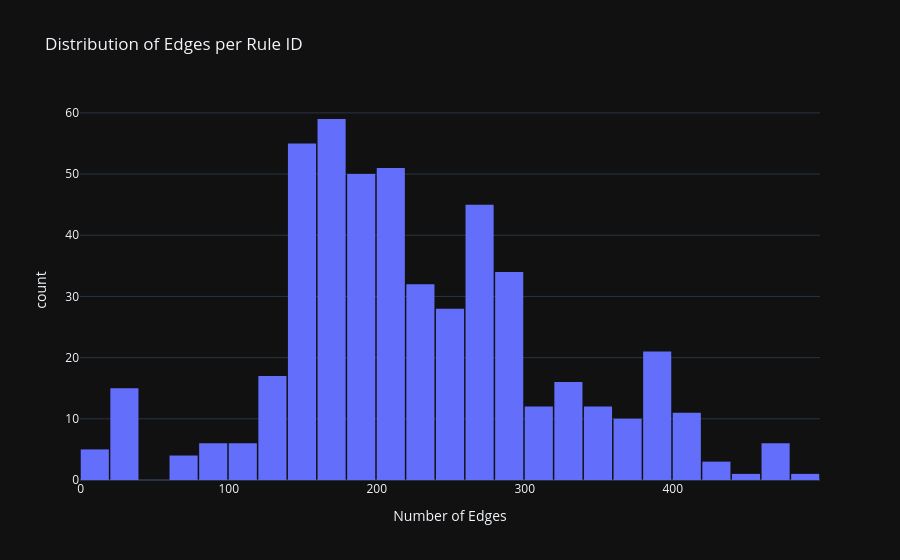

Notebook code cell kept with this figure:
### Code cell
# Edges per rule_id
edges_per_rule = rules.groupby('rule_id').size().reset_index(name='edge_count')

fig = px.histogram(
    edges_per_rule,
    x='edge_count',
    nbins=40,
    title='Distribution of Edges per Rule ID',
    labels={'edge_count': 'Number of Edges', 'count': 'Number of Rules'},
)
fig.update_layout(bargap=0.05)
fig.show()

print(edges_per_rule['edge_count'].describe().round(1))

### Figure 1 — Plotly figure (JSON) as saved in the notebook; plotly's stock layout.template omitted (floating-point values rounded to 4 significant figures; data arrays with more than 128 entries replaced by an {"elided": "..."} marker saying what was removed)
{"data": [{"bingroup": "x", "hovertemplate": "Number of Edges=%{x}<br>count=%{y}<extra></extra>", "legendgroup": "", "marker": {"color": "#636efa", "pattern": {"shape": ""}}, "name": "", "nbinsx": 40, "orientation": "v", "showlegend": false, "x": {"elided": "500 int values"}, "xaxis": "x", "yaxis": "y", "type": "histogram"}], "layout": {"xaxis": {"anchor": "y", "domain": [0, 1], "title": {"text": "Number of Edges"}}, "yaxis": {"anchor": "x", "domain": [0, 1], "title": {"text": "count"}}, "legend": {"tracegroupgap": 0}, "title": {"text": "Distribution of Edges per Rule ID"}, "barmode": "relative", "bargap": 0.05}}
